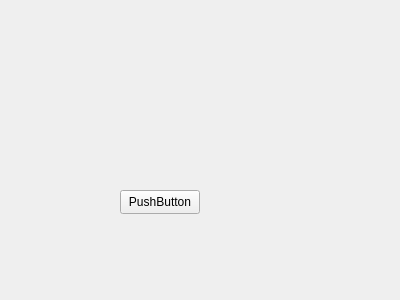
<?xml version="1.0" encoding="UTF-8"?>
<ui version="4.0">
 <class>Form</class>
 <widget class="QWidget" name="Form">
  <property name="geometry">
   <rect>
    <x>0</x>
    <y>0</y>
    <width>400</width>
    <height>300</height>
   </rect>
  </property>
  <property name="windowTitle">
   <string>Form</string>
  </property>
  <widget class="QPushButton" name="pushButton">
   <property name="geometry">
    <rect>
     <x>120</x>
     <y>190</y>
     <width>80</width>
     <height>24</height>
    </rect>
   </property>
   <property name="text">
    <string>PushButton</string>
   </property>
  </widget>
 </widget>
 <resources/>
 <connections/>
</ui>
